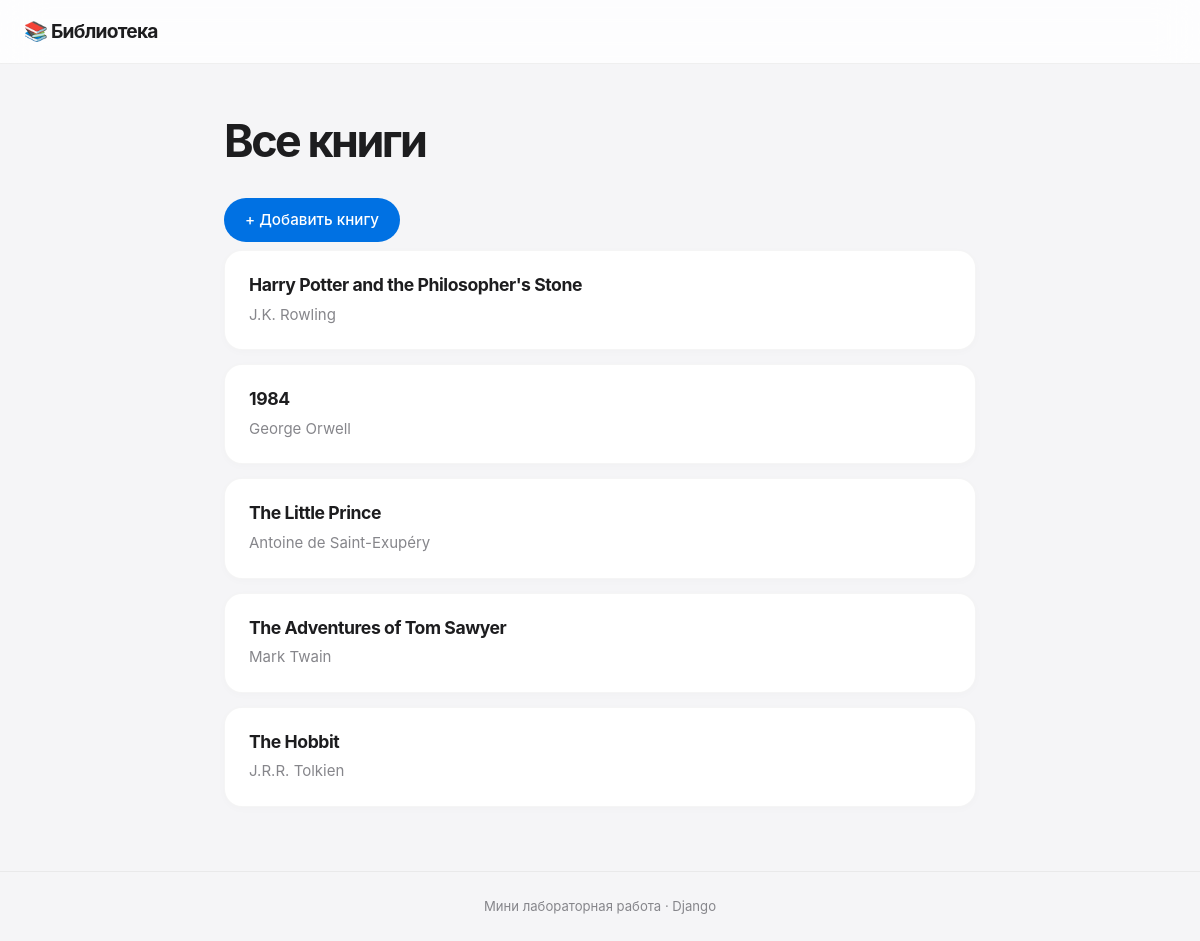
The page / on the database its author committed.
### books/models.py (models this page shows, shortened)
class Book(models.Model):
    title = models.CharField(max_length=200)
    author = models.CharField(max_length=100)
    description = models.TextField(blank=True)
    created_at = models.DateTimeField(auto_now_add=True)
    likes = models.PositiveIntegerField(default=0)

### books/views.py (the view)
# urls.py: path("", views.book_list, name="book_list"),
def book_list(request):
    books = Book.objects.all()
    return render(request, "books/book_list.html", {"books": books})

### books/templates/books/book_list.html (shortened to what this page needs)
{% extends 'books/base.html' %}
{% block content %}
  <h1>Все книги</h1>
  <a href="{% url 'book_create' %}" class="btn">+ Добавить книгу</a>
  <ul class="book-list">
    {% for book in books %}
      <li class="book-item">
        <a href="{% url 'book_detail' book.pk %}">
          <span class="book-title">{{ book.title }}</span>
          <span class="book-author">{{ book.author }}</span>
        </a>
      </li>
    {% empty %}
      <li class="empty">Пока нет книг. Добавь их через /admin/</li>
    {% endfor %}
  </ul>
{% endblock %}

### books/templates/books/base.html (shortened to what this page needs)
{% load static %}
<!doctype html>
<html lang="ru">
    <head>
        <link rel="stylesheet" href="{% static 'books/style.css' %}" />
    </head>
    <body>
        <header class="site-header">
            <a href="{% url 'book_list' %}" class="logo">📚 Библиотека</a>
        </header>
        <main class="container">{% block content %}{% endblock %}</main>
        <footer class="site-footer">Мини лабораторная работа · Django</footer>
    </body>
</html>

### books/static/books/style.css (style rules this page uses)
:root { color-scheme: light; --bg: #f5f5f7; --card: #ffffff; --text: #1d1d1f; --muted: #86868b; --accent: #0071e3; --accent-dark: #0077ed; --border: #d2d2d7; --danger: #ff3b30; --radius: 18px; --radius-sm: 12px; --shadow: 0 2px 8px rgb(0 0 0 / 3%), 0 12px 32px rgb(0 0 0 / 3%); }
* { box-sizing: border-box; }
html { scroll-behavior: smooth; }
body { min-height: 100vh; margin: 0; display: flex; flex-direction: column; background: var(--bg); color: var(--text); font-family: -apple-system, BlinkMacSystemFont, "SF Pro Display", "SF Pro Text", "Segoe UI", sans-serif; font-size: 16px; line-height: 1.6; -webkit-font-smoothing: antialiased; -moz-osx-font-smoothing: grayscale; }
.site-header { position: relative; z-index: 10; padding: 16px 24px; background: rgb(255 255 255 / 82%); border-bottom: 1px solid rgb(0 0 0 / 6%); backdrop-filter: saturate(180%) blur(20px); -webkit-backdrop-filter: saturate(180%) blur(20px); }
.logo { display: inline-block; color: var(--text); font-size: 1.2rem; font-weight: 650; letter-spacing: -0.04em; text-decoration: none; transition: color 0.2s ease; }
.container { width: 100%; max-width: 800px; margin: 0 auto; padding: 52px 24px 64px; flex: 1; }
h1 { margin: 0 0 32px; font-size: clamp(2rem, 5vw, 2.8rem); font-weight: 700; line-height: 1.12; letter-spacing: -0.055em; }
.book-list { display: grid; gap: 14px; margin: 0; padding: 0; list-style: none; }
.book-item a { position: relative; display: block; padding: 22px 24px; background: var(--card); border: 1px solid rgb(0 0 0 / 4%); border-radius: var(--radius); color: inherit; text-decoration: none; box-shadow: 0 2px 8px rgb(0 0 0 / 2%); transition: transform 0.25s ease, box-shadow 0.25s ease, border-color 0.25s ease; }
.book-title { display: block; margin-bottom: 4px; font-size: 1.1rem; font-weight: 650; line-height: 1.4; letter-spacing: -0.025em; }
.book-author { color: var(--muted); font-size: 0.94rem; }
.btn { display: inline-flex; align-items: center; justify-content: center; gap: 8px; min-height: 44px; padding: 11px 20px; margin: 0 4px 8px 0; background: var(--accent); color: #fff; border: 1px solid transparent; border-radius: 980px; font: inherit; font-size: 0.95rem; font-weight: 550; line-height: 1.3; text-align: center; text-decoration: none; white-space: nowrap; cursor: pointer; user-select: none; -webkit-tap-highlight-color: transparent; transition: background-color 0.2s ease, color 0.2s ease, border-color 0.2s ease, box-shadow 0.2s ease, transform 0.15s ease; }
.site-footer { padding: 24px; color: var(--muted); font-size: 0.82rem; text-align: center; border-top: 1px solid rgb(0 0 0 / 5%); }

### rows shown on the page
Book: title "Harry Potter and the Philosopher's Stone", author "J.K. Rowling"
Book: title "1984", author "George Orwell"
Book: title "The Little Prince", author "Antoine de Saint-Exupéry"
Book: title "The Adventures of Tom Sawyer", author "Mark Twain"
Book: title "The Hobbit", author "J.R.R. Tolkien"
